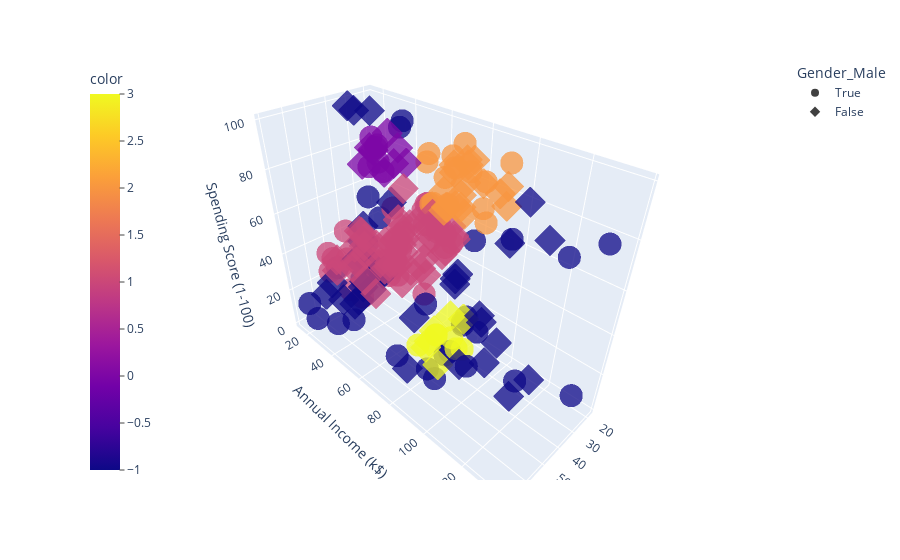

The notebook cell saved with this chart:
### Code cell
import plotly.express as px
fig = px.scatter_3d(df, x='Age', y='Annual Income (k$)', z='Spending Score (1-100)', color=dbscan.labels_, symbol='Gender_Male', opacity=0.75)
fig.update_layout(coloraxis_colorbar=dict(yanchor="top", y=1, x=0, ticks="outside"))

### Figure 1 — Plotly figure (JSON) as saved in the notebook; plotly's stock layout.template omitted (floating-point values rounded to 4 significant figures)
{"data": [{"hovertemplate": "Gender_Male=True<br>Age=%{x}<br>Annual Income (k$)=%{y}<br>Spending Score (1-100)=%{z}<br>color=%{marker.color}<extra></extra>", "legendgroup": "True", "marker": {"color": [-1, 0, -1, -1, -1, 0, 0, -1, -1, 0, 0, 0, -1, -1, -1, -1, -1, 1, 1, 1, 1, 1, 1, 1, 1, 1, 1, 1, 1, 1, 1, 1, 1, 1, 1, 1, 1, 1, 1, 1, 1, 1, 1, 1, 1, 1, 1, 1, 1, 1, 2, 1, 2, -1, 2, 3, 2, -1, 2, -1, 2, -1, 2, -1, 2, 3, 2, -1, -1, -1, 3, 3, -1, 3, 2, 3, 2, -1, 2, -1, 2, -1, 2, -1, -1, -1, -1, -1], "coloraxis": "coloraxis", "opacity": 0.75, "symbol": "circle"}, "mode": "markers", "name": "True", "scene": "scene", "showlegend": true, "type": "scatter3d", "x": [19, 21, 64, 67, 37, 22, 20, 52, 35, 25, 31, 29, 35, 60, 53, 18, 24, 48, 33, 59, 47, 69, 53, 70, 19, 63, 18, 19, 70, 59, 26, 40, 57, 38, 67, 48, 18, 48, 24, 48, 20, 67, 26, 49, 54, 68, 66, 65, 19, 27, 39, 43, 40, 59, 38, 47, 39, 20, 32, 19, 32, 25, 28, 48, 34, 43, 39, 37, 34, 19, 50, 42, 32, 40, 28, 36, 36, 58, 27, 59, 35, 46, 30, 28, 33, 32, 32, 30], "y": [15, 15, 19, 19, 20, 20, 21, 23, 24, 24, 25, 28, 28, 30, 33, 33, 38, 39, 42, 43, 43, 44, 46, 46, 46, 48, 48, 48, 49, 54, 54, 54, 54, 54, 54, 54, 59, 60, 60, 61, 61, 62, 62, 62, 63, 63, 63, 63, 64, 67, 69, 71, 71, 71, 71, 71, 71, 73, 73, 74, 75, 77, 77, 77, 78, 78, 78, 78, 78, 81, 85, 86, 87, 87, 87, 87, 87, 88, 88, 93, 93, 98, 99, 101, 113, 126, 137, 137], "z": [39, 81, 3, 14, 13, 79, 66, 29, 35, 73, 73, 82, 61, 4, 4, 92, 92, 36, 60, 60, 41, 46, 46, 56, 55, 51, 59, 59, 55, 47, 54, 48, 51, 55, 41, 46, 41, 49, 52, 42, 49, 59, 55, 56, 46, 43, 48, 52, 46, 56, 91, 35, 95, 11, 75, 9, 75, 5, 73, 10, 93, 12, 97, 36, 90, 17, 88, 1, 1, 5, 26, 20, 63, 13, 75, 10, 92, 15, 69, 14, 90, 15, 97, 68, 8, 74, 18, 83]}, {"hovertemplate": "Gender_Male=False<br>Age=%{x}<br>Annual Income (k$)=%{y}<br>Spending Score (1-100)=%{z}<br>color=%{marker.color}<extra></extra>", "legendgroup": "False", "marker": {"color": [-1, 0, -1, 0, -1, -1, 0, -1, -1, 0, -1, -1, -1, -1, -1, -1, 0, 0, -1, 0, -1, 0, -1, 0, -1, -1, -1, 1, 1, 1, 1, 1, 1, 1, 1, 1, 1, 1, 1, 1, 1, 1, 1, 1, 1, 1, 1, 1, 1, 1, 1, 1, 1, 1, 1, 1, 1, 1, 1, 1, 1, 1, 1, 1, 1, 1, 1, 1, 1, 1, 1, 1, 1, -1, 2, -1, 2, 2, 3, 2, -1, -1, 2, 2, 3, 3, 2, 3, 2, 2, 2, -1, 2, 2, 2, 2, 3, 3, 2, -1, 2, 2, -1, -1, -1, 2, -1, -1, -1, -1, -1, -1], "coloraxis": "coloraxis", "opacity": 0.75, "symbol": "diamond"}, "mode": "markers", "name": "False", "scene": "scene", "showlegend": true, "type": "scatter3d", "x": [20, 23, 31, 22, 35, 23, 30, 35, 58, 24, 35, 35, 46, 54, 45, 40, 23, 21, 49, 21, 42, 30, 36, 20, 65, 31, 49, 24, 50, 27, 29, 31, 49, 31, 50, 51, 27, 67, 54, 43, 68, 32, 47, 60, 60, 45, 23, 49, 46, 21, 55, 22, 34, 50, 68, 40, 32, 47, 27, 23, 49, 21, 66, 19, 38, 18, 19, 63, 49, 51, 50, 38, 40, 23, 31, 25, 31, 29, 44, 35, 57, 28, 32, 32, 34, 44, 38, 47, 27, 30, 30, 56, 29, 31, 36, 33, 36, 52, 30, 37, 32, 29, 41, 54, 41, 36, 34, 32, 38, 47, 35, 45], "y": [16, 16, 17, 17, 18, 18, 19, 19, 20, 20, 21, 23, 25, 28, 28, 29, 29, 30, 33, 33, 34, 34, 37, 37, 38, 39, 39, 39, 40, 40, 40, 40, 42, 43, 43, 44, 46, 47, 47, 48, 48, 48, 49, 50, 50, 54, 54, 54, 54, 54, 57, 57, 58, 58, 59, 60, 60, 60, 60, 62, 62, 62, 63, 63, 64, 65, 65, 65, 65, 67, 67, 67, 69, 70, 70, 72, 72, 73, 73, 74, 75, 76, 76, 77, 78, 78, 78, 78, 78, 78, 78, 79, 79, 81, 85, 86, 87, 88, 88, 97, 97, 98, 99, 101, 103, 103, 103, 103, 113, 120, 120, 126], "z": [6, 77, 40, 76, 6, 94, 72, 99, 15, 77, 35, 98, 5, 14, 32, 31, 87, 73, 14, 81, 17, 73, 26, 75, 35, 61, 28, 65, 55, 47, 42, 42, 52, 54, 45, 50, 51, 52, 59, 50, 48, 47, 42, 49, 56, 53, 52, 42, 44, 57, 58, 55, 60, 46, 55, 40, 42, 47, 50, 41, 48, 42, 50, 54, 42, 48, 50, 43, 59, 43, 57, 40, 58, 29, 77, 34, 71, 88, 7, 72, 5, 40, 87, 74, 22, 20, 76, 16, 89, 78, 73, 35, 83, 93, 75, 95, 27, 13, 86, 32, 86, 88, 39, 24, 17, 85, 23, 69, 91, 16, 79, 28]}], "layout": {"coloraxis": {"colorbar": {"ticks": "outside", "title": {"text": "color"}, "x": 0, "y": 1, "yanchor": "top"}, "colorscale": [[0, "#0d0887"], [0.1111, "#46039f"], [0.2222, "#7201a8"], [0.3333, "#9c179e"], [0.4444, "#bd3786"], [0.5556, "#d8576b"], [0.6667, "#ed7953"], [0.7778, "#fb9f3a"], [0.8889, "#fdca26"], [1, "#f0f921"]]}, "legend": {"title": {"text": "Gender_Male"}, "tracegroupgap": 0}, "margin": {"t": 60}, "scene": {"domain": {"x": [0, 1], "y": [0, 1]}, "xaxis": {"title": {"text": "Age"}}, "yaxis": {"title": {"text": "Annual Income (k$)"}}, "zaxis": {"title": {"text": "Spending Score (1-100)"}}}}}
